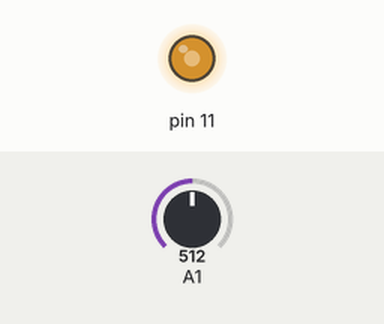
This sketch was run on a simulated Arduino Uno, built with avr-gcc and run on an emulated ATmega328P. Shown: output pins drawn as LEDs (lit = HIGH). The inputs (shaded band) are chosen by the test bench; at power-on: A1 = 512. Random numbers use the default seed unless the sketch sets one.

Above: at 1.3 s.
1.4 s: A1 set to 122
At 1.59 s:
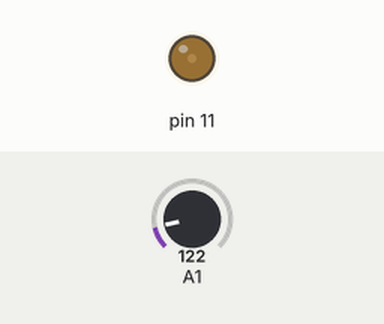
4.5 s: A1 set to 0
At 6.13 s:
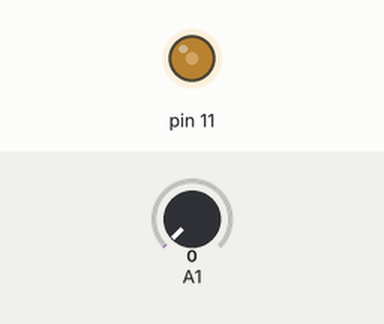
Timing chart, 0 to 6.3 s (numbered marks = the images above; inputs shaded):
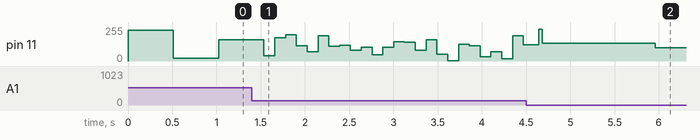

The sketch:

04_randomOut_Pin11.ino
```cpp
#define cbi(sfr, bit) (_SFR_BYTE(sfr) &= ~_BV(bit))
#define sbi(sfr, bit) (_SFR_BYTE(sfr) |= _BV(bit))
void setup() {

 // Timer2 PWM を高速にする
  cbi (TCCR2A, COM2A0);
  sbi (TCCR2A, COM2A1);
  sbi (TCCR2A, WGM20);
  sbi (TCCR2A, WGM21);
  cbi (TCCR2B, WGM22);
  sbi (TCCR2B, CS20);
  cbi (TCCR2B, CS21);
  cbi (TCCR2B, CS22);
  sbi(DDRB,3);
}

void loop() {
   // 一定の時間ごとにランダムな値を作り、VCOを動かす
   auto output = random(255);
   OCR2A = output;

   delay(analogRead(1));
}
```
